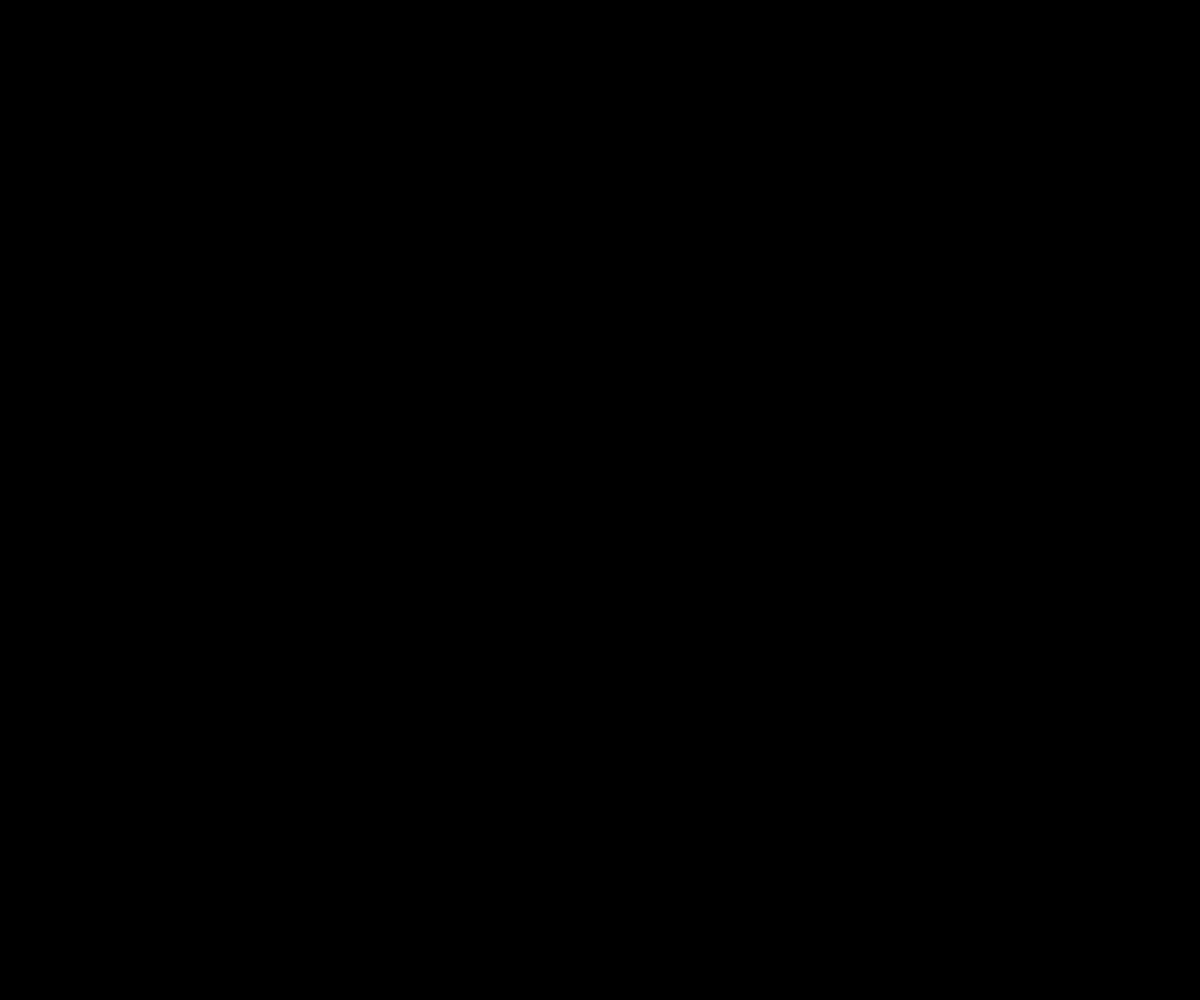
Frame 1 (no input)
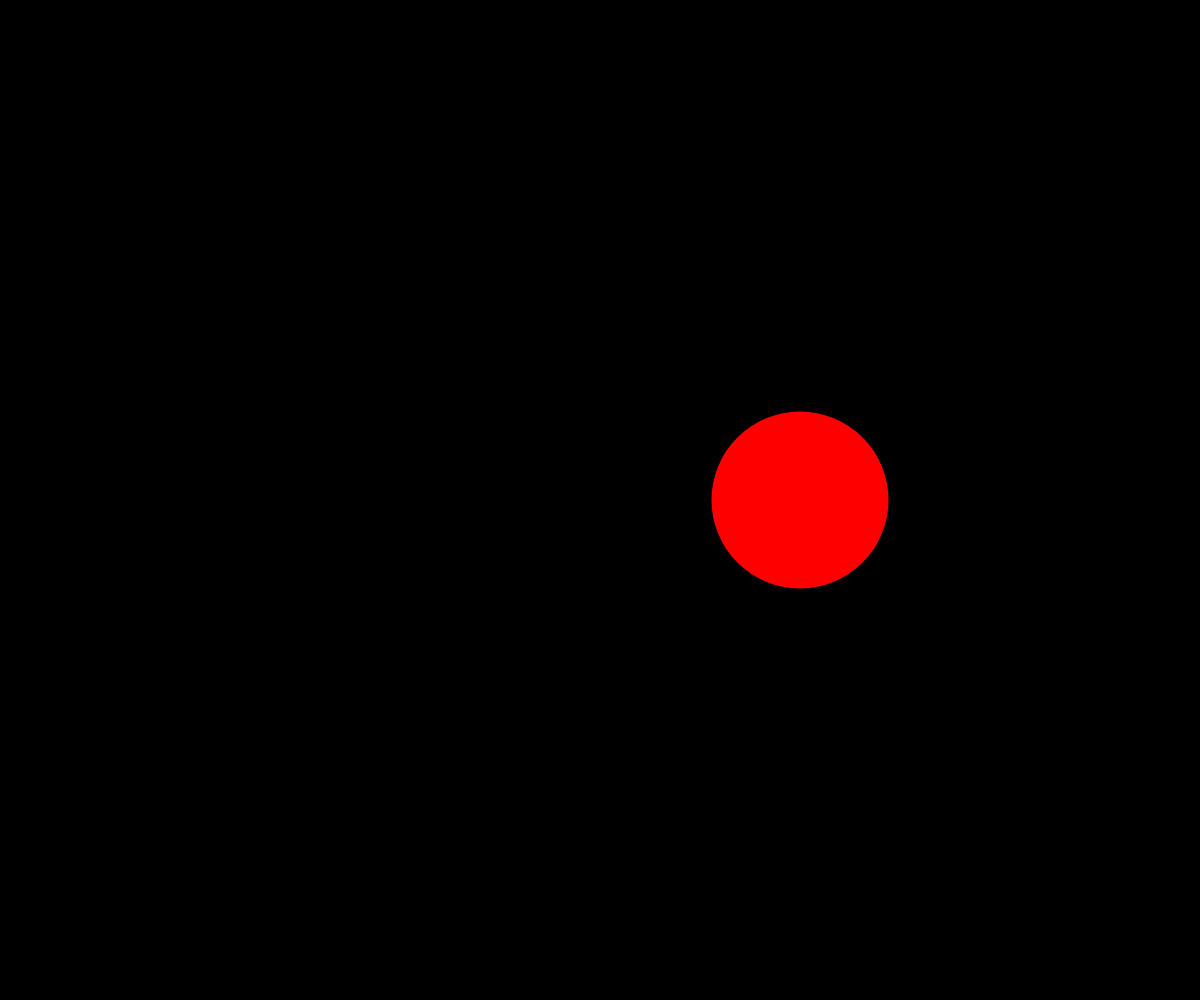
Frame 60 (no input)
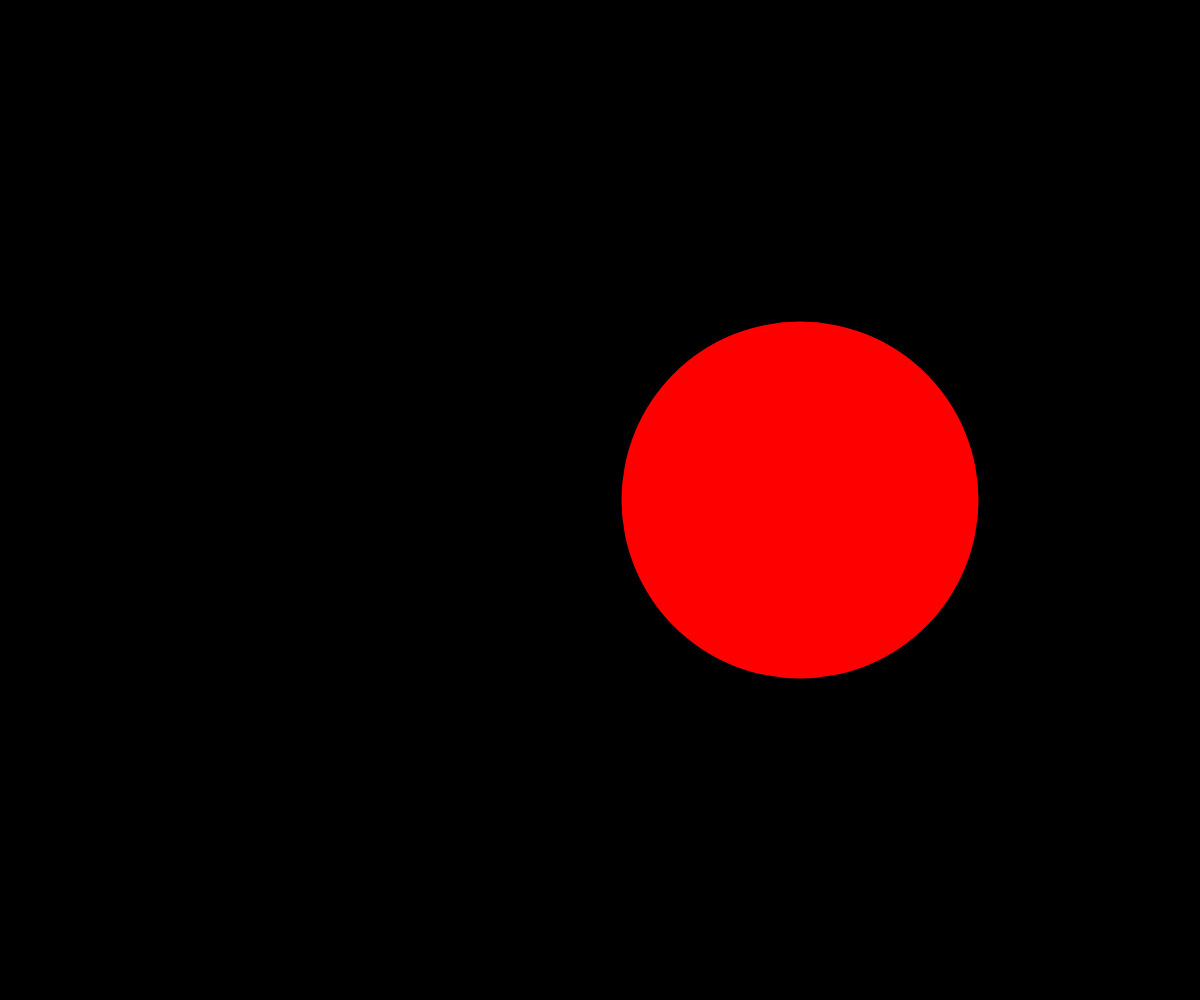
Frame 120 (the mouse pressed at the canvas centre since frame 60)

The p5.js sketch that drew these frames (run headless with seeded random() and noise() and a simulated clock; from frame 60 on, the mouse is pressed at the canvas centre):

// p5.js sketch
// ── sketch.js
//zoomIn settings
let zGrow = 0;
let zGrowV2 = 0;
let zHeight = 0;
let zWidth = 0;

function setup() {
  createCanvas(windowWidth, windowHeight);
  zGrow = windowWidth + 1500;
  zGrowV2 = windowHeight + 1500;
}

function draw() {
  background(0);
  zoomIn();
}

function zoomIn(){
  zGrow = zGrow - 3;
  zGrowV2 = zGrowV2 - 3;
  if (zGrow > 0) {
    zGrow = 0;
    zGrowV2 = 0;
  }
  fill(255,0,0);
  noStroke();
  ellipse(width / 2 + 200, height / 2, zGrow, zGrowV2);
}

function windowResized() {
  resizeCanvas(windowWidth, windowHeight);
}

class Timer {
  constructor(waitTime) {
    this.waitTime = waitTime;
    this.startTime = millis();
    this.finishTime = this.startTime + this.waitTime;
    this.timerIsDone = false;
  }
  reset(newWaitTime) {
    this.waitTime = newWaitTime;
    this.startTime = millis();
    this.finishTime = this.startTime + this.waitTime;
    this.timerIsDone = false;
  }
  isDone() {
    if (millis() >= this.finishTime) {
      return true;
    }
    else {
      return false;
    }
  }
}
